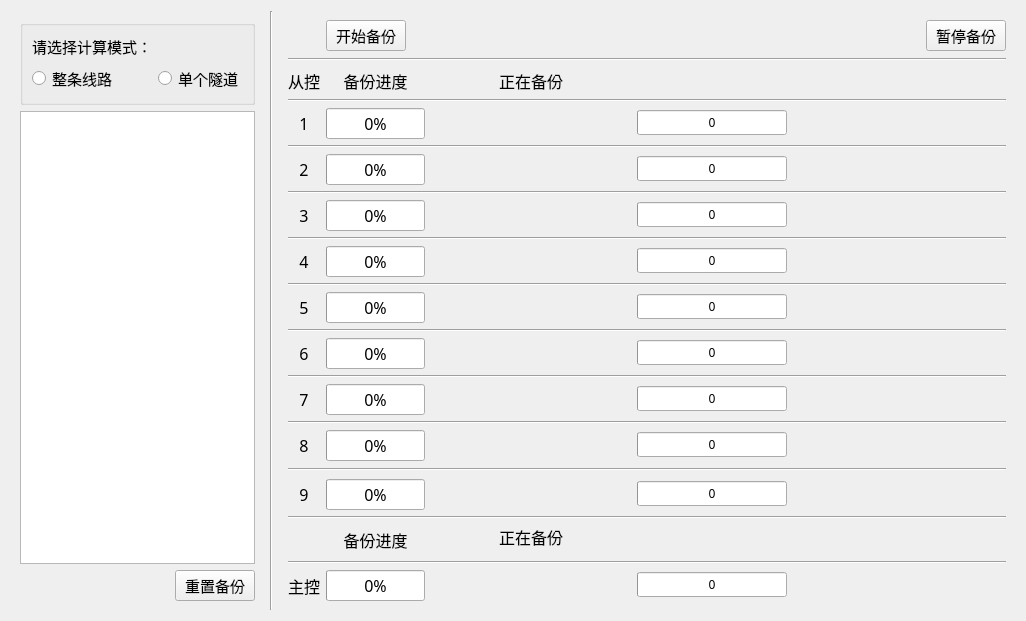
<?xml version="1.0" encoding="UTF-8"?>
<ui version="4.0">
 <class>BackupWidget</class>
 <widget class="QWidget" name="BackupWidget">
  <property name="geometry">
   <rect>
    <x>0</x>
    <y>0</y>
    <width>1017</width>
    <height>604</height>
   </rect>
  </property>
  <property name="minimumSize">
   <size>
    <width>0</width>
    <height>0</height>
   </size>
  </property>
  <property name="font">
   <font>
    <family>微软雅黑</family>
    <weight>50</weight>
    <bold>false</bold>
   </font>
  </property>
  <property name="windowTitle">
   <string>Form</string>
  </property>
  <layout class="QGridLayout" name="gridLayout_3">
   <item row="0" column="2" colspan="2">
    <widget class="QWidget" name="widget" native="true">
     <property name="font">
      <font>
       <pointsize>9</pointsize>
      </font>
     </property>
     <layout class="QGridLayout" name="gridLayout_2">
      <item row="42" column="3" rowspan="2">
       <widget class="QLabel" name="label_22">
        <property name="font">
         <font>
          <pointsize>12</pointsize>
         </font>
        </property>
        <property name="text">
         <string>备份进度</string>
        </property>
        <property name="alignment">
         <set>Qt::AlignCenter</set>
        </property>
       </widget>
      </item>
      <item row="13" column="4">
       <layout class="QGridLayout" name="gridLayout_15">
        <item row="0" column="0">
         <widget class="QLabel" name="label_back31">
          <property name="minimumSize">
           <size>
            <width>200</width>
            <height>0</height>
           </size>
          </property>
          <property name="font">
           <font>
            <family>微软雅黑</family>
            <pointsize>14</pointsize>
           </font>
          </property>
          <property name="text">
           <string/>
          </property>
         </widget>
        </item>
        <item row="0" column="3">
         <widget class="QLabel" name="label_back31_remark">
          <property name="minimumSize">
           <size>
            <width>200</width>
            <height>0</height>
           </size>
          </property>
          <property name="font">
           <font>
            <family>微软雅黑</family>
            <pointsize>14</pointsize>
           </font>
          </property>
          <property name="text">
           <string/>
          </property>
          <property name="alignment">
           <set>Qt::AlignCenter</set>
          </property>
         </widget>
        </item>
        <item row="0" column="1">
         <widget class="QProgressBar" name="progressBar_back31">
          <property name="minimumSize">
           <size>
            <width>150</width>
            <height>0</height>
           </size>
          </property>
          <property name="maximum">
           <number>100</number>
          </property>
          <property name="value">
           <number>0</number>
          </property>
          <property name="textVisible">
           <bool>true</bool>
          </property>
          <property name="invertedAppearance">
           <bool>false</bool>
          </property>
          <property name="format">
           <string>%v</string>
          </property>
         </widget>
        </item>
        <item row="0" column="2">
         <widget class="QLabel" name="fc_back31">
          <property name="minimumSize">
           <size>
            <width>0</width>
            <height>0</height>
           </size>
          </property>
          <property name="text">
           <string/>
          </property>
         </widget>
        </item>
       </layout>
      </item>
      <item row="22" column="4">
       <layout class="QGridLayout" name="gridLayout_11">
        <item row="0" column="3">
         <widget class="QLabel" name="label_back71_remark">
          <property name="minimumSize">
           <size>
            <width>200</width>
            <height>0</height>
           </size>
          </property>
          <property name="font">
           <font>
            <family>微软雅黑</family>
            <pointsize>14</pointsize>
           </font>
          </property>
          <property name="text">
           <string/>
          </property>
          <property name="alignment">
           <set>Qt::AlignCenter</set>
          </property>
         </widget>
        </item>
        <item row="0" column="1">
         <widget class="QProgressBar" name="progressBar_back71">
          <property name="minimumSize">
           <size>
            <width>150</width>
            <height>0</height>
           </size>
          </property>
          <property name="maximum">
           <number>100</number>
          </property>
          <property name="value">
           <number>0</number>
          </property>
          <property name="textVisible">
           <bool>true</bool>
          </property>
          <property name="invertedAppearance">
           <bool>false</bool>
          </property>
          <property name="format">
           <string>%v</string>
          </property>
         </widget>
        </item>
        <item row="0" column="2">
         <widget class="QLabel" name="fc_back71">
          <property name="minimumSize">
           <size>
            <width>0</width>
            <height>0</height>
           </size>
          </property>
          <property name="text">
           <string/>
          </property>
         </widget>
        </item>
        <item row="0" column="0">
         <widget class="QLabel" name="label_back71">
          <property name="minimumSize">
           <size>
            <width>200</width>
            <height>0</height>
           </size>
          </property>
          <property name="font">
           <font>
            <family>微软雅黑</family>
            <pointsize>14</pointsize>
           </font>
          </property>
          <property name="text">
           <string/>
          </property>
         </widget>
        </item>
       </layout>
      </item>
      <item row="18" column="4">
       <layout class="QGridLayout" name="gridLayout_13">
        <item row="0" column="0">
         <widget class="QLabel" name="label_back51">
          <property name="minimumSize">
           <size>
            <width>200</width>
            <height>0</height>
           </size>
          </property>
          <property name="font">
           <font>
            <family>微软雅黑</family>
            <pointsize>14</pointsize>
           </font>
          </property>
          <property name="text">
           <string/>
          </property>
         </widget>
        </item>
        <item row="0" column="3">
         <widget class="QLabel" name="label_back51_remark">
          <property name="minimumSize">
           <size>
            <width>200</width>
            <height>0</height>
           </size>
          </property>
          <property name="font">
           <font>
            <family>微软雅黑</family>
            <pointsize>14</pointsize>
           </font>
          </property>
          <property name="text">
           <string/>
          </property>
          <property name="alignment">
           <set>Qt::AlignCenter</set>
          </property>
         </widget>
        </item>
        <item row="0" column="1">
         <widget class="QProgressBar" name="progressBar_back51">
          <property name="minimumSize">
           <size>
            <width>150</width>
            <height>0</height>
           </size>
          </property>
          <property name="maximum">
           <number>100</number>
          </property>
          <property name="value">
           <number>0</number>
          </property>
          <property name="textVisible">
           <bool>true</bool>
          </property>
          <property name="invertedAppearance">
           <bool>false</bool>
          </property>
          <property name="format">
           <string>%v</string>
          </property>
         </widget>
        </item>
        <item row="0" column="2">
         <widget class="QLabel" name="fc_back51">
          <property name="minimumSize">
           <size>
            <width>0</width>
            <height>0</height>
           </size>
          </property>
          <property name="text">
           <string/>
          </property>
         </widget>
        </item>
       </layout>
      </item>
      <item row="20" column="4">
       <layout class="QGridLayout" name="gridLayout_12">
        <item row="0" column="0">
         <widget class="QLabel" name="label_back61">
          <property name="minimumSize">
           <size>
            <width>200</width>
            <height>0</height>
           </size>
          </property>
          <property name="font">
           <font>
            <family>微软雅黑</family>
            <pointsize>14</pointsize>
           </font>
          </property>
          <property name="text">
           <string/>
          </property>
         </widget>
        </item>
        <item row="0" column="3">
         <widget class="QLabel" name="label_back61_remark">
          <property name="minimumSize">
           <size>
            <width>200</width>
            <height>0</height>
           </size>
          </property>
          <property name="font">
           <font>
            <family>微软雅黑</family>
            <pointsize>14</pointsize>
           </font>
          </property>
          <property name="text">
           <string/>
          </property>
          <property name="alignment">
           <set>Qt::AlignCenter</set>
          </property>
         </widget>
        </item>
        <item row="0" column="1">
         <widget class="QProgressBar" name="progressBar_back61">
          <property name="minimumSize">
           <size>
            <width>150</width>
            <height>0</height>
           </size>
          </property>
          <property name="maximum">
           <number>100</number>
          </property>
          <property name="value">
           <number>0</number>
          </property>
          <property name="textVisible">
           <bool>true</bool>
          </property>
          <property name="invertedAppearance">
           <bool>false</bool>
          </property>
          <property name="format">
           <string>%v</string>
          </property>
         </widget>
        </item>
        <item row="0" column="2">
         <widget class="QLabel" name="fc_back61">
          <property name="minimumSize">
           <size>
            <width>0</width>
            <height>0</height>
           </size>
          </property>
          <property name="text">
           <string/>
          </property>
         </widget>
        </item>
       </layout>
      </item>
      <item row="5" column="4">
       <layout class="QGridLayout" name="gridLayout_17">
        <item row="0" column="3">
         <widget class="QLabel" name="label_back11_remark">
          <property name="minimumSize">
           <size>
            <width>200</width>
            <height>0</height>
           </size>
          </property>
          <property name="font">
           <font>
            <family>微软雅黑</family>
            <pointsize>14</pointsize>
           </font>
          </property>
          <property name="text">
           <string/>
          </property>
          <property name="alignment">
           <set>Qt::AlignCenter</set>
          </property>
         </widget>
        </item>
        <item row="0" column="1">
         <widget class="QProgressBar" name="progressBar_back11">
          <property name="minimumSize">
           <size>
            <width>150</width>
            <height>0</height>
           </size>
          </property>
          <property name="maximum">
           <number>100</number>
          </property>
          <property name="value">
           <number>0</number>
          </property>
          <property name="textVisible">
           <bool>true</bool>
          </property>
          <property name="invertedAppearance">
           <bool>false</bool>
          </property>
          <property name="format">
           <string>%v</string>
          </property>
         </widget>
        </item>
        <item row="0" column="2">
         <widget class="QLabel" name="fc_back11">
          <property name="minimumSize">
           <size>
            <width>0</width>
            <height>0</height>
           </size>
          </property>
          <property name="text">
           <string/>
          </property>
         </widget>
        </item>
        <item row="0" column="0">
         <widget class="QLabel" name="label_back11">
          <property name="minimumSize">
           <size>
            <width>200</width>
            <height>0</height>
           </size>
          </property>
          <property name="font">
           <font>
            <family>微软雅黑</family>
            <pointsize>14</pointsize>
           </font>
          </property>
          <property name="text">
           <string/>
          </property>
         </widget>
        </item>
       </layout>
      </item>
      <item row="39" column="4">
       <layout class="QGridLayout" name="gridLayout_9">
        <item row="0" column="0">
         <widget class="QLabel" name="label_back91">
          <property name="minimumSize">
           <size>
            <width>200</width>
            <height>0</height>
           </size>
          </property>
          <property name="font">
           <font>
            <family>微软雅黑</family>
            <pointsize>14</pointsize>
           </font>
          </property>
          <property name="text">
           <string/>
          </property>
         </widget>
        </item>
        <item row="0" column="3">
         <widget class="QLabel" name="label_back91_remark">
          <property name="minimumSize">
           <size>
            <width>200</width>
            <height>0</height>
           </size>
          </property>
          <property name="font">
           <font>
            <family>微软雅黑</family>
            <pointsize>14</pointsize>
           </font>
          </property>
          <property name="text">
           <string/>
          </property>
          <property name="alignment">
           <set>Qt::AlignCenter</set>
          </property>
         </widget>
        </item>
        <item row="0" column="1">
         <widget class="QProgressBar" name="progressBar_back91">
          <property name="minimumSize">
           <size>
            <width>150</width>
            <height>0</height>
           </size>
          </property>
          <property name="maximum">
           <number>100</number>
          </property>
          <property name="value">
           <number>0</number>
          </property>
          <property name="textVisible">
           <bool>true</bool>
          </property>
          <property name="invertedAppearance">
           <bool>false</bool>
          </property>
          <property name="format">
           <string>%v</string>
          </property>
         </widget>
        </item>
        <item row="0" column="2">
         <widget class="QLabel" name="fc_back91">
          <property name="minimumSize">
           <size>
            <width>0</width>
            <height>0</height>
           </size>
          </property>
          <property name="text">
           <string/>
          </property>
         </widget>
        </item>
       </layout>
      </item>
      <item row="3" column="4">
       <layout class="QHBoxLayout" name="horizontalLayout_2">
        <item>
         <widget class="QLabel" name="label_15">
          <property name="minimumSize">
           <size>
            <width>200</width>
            <height>0</height>
           </size>
          </property>
          <property name="font">
           <font>
            <family>微软雅黑</family>
            <pointsize>12</pointsize>
           </font>
          </property>
          <property name="text">
           <string>正在备份</string>
          </property>
          <property name="alignment">
           <set>Qt::AlignCenter</set>
          </property>
         </widget>
        </item>
        <item>
         <spacer name="horizontalSpacer">
          <property name="orientation">
           <enum>Qt::Horizontal</enum>
          </property>
          <property name="sizeHint" stdset="0">
           <size>
            <width>40</width>
            <height>20</height>
           </size>
          </property>
         </spacer>
        </item>
       </layout>
      </item>
      <item row="10" column="4">
       <layout class="QGridLayout" name="gridLayout_16">
        <item row="0" column="1">
         <widget class="QLabel" name="label_back21">
          <property name="minimumSize">
           <size>
            <width>200</width>
            <height>0</height>
           </size>
          </property>
          <property name="font">
           <font>
            <family>微软雅黑</family>
            <pointsize>14</pointsize>
           </font>
          </property>
          <property name="text">
           <string/>
          </property>
         </widget>
        </item>
        <item row="0" column="4">
         <widget class="QLabel" name="label_back21_remark">
          <property name="minimumSize">
           <size>
            <width>200</width>
            <height>0</height>
           </size>
          </property>
          <property name="font">
           <font>
            <family>微软雅黑</family>
            <pointsize>14</pointsize>
           </font>
          </property>
          <property name="text">
           <string/>
          </property>
          <property name="alignment">
           <set>Qt::AlignCenter</set>
          </property>
         </widget>
        </item>
        <item row="0" column="2">
         <widget class="QProgressBar" name="progressBar_back21">
          <property name="minimumSize">
           <size>
            <width>150</width>
            <height>0</height>
           </size>
          </property>
          <property name="maximum">
           <number>100</number>
          </property>
          <property name="value">
           <number>0</number>
          </property>
          <property name="textVisible">
           <bool>true</bool>
          </property>
          <property name="invertedAppearance">
           <bool>false</bool>
          </property>
          <property name="format">
           <string>%v</string>
          </property>
         </widget>
        </item>
        <item row="0" column="3">
         <widget class="QLabel" name="fc_back21">
          <property name="minimumSize">
           <size>
            <width>0</width>
            <height>0</height>
           </size>
          </property>
          <property name="text">
           <string/>
          </property>
         </widget>
        </item>
       </layout>
      </item>
      <item row="46" column="4">
       <layout class="QGridLayout" name="gridLayout_8">
        <item row="0" column="0">
         <widget class="QLabel" name="label_back01">
          <property name="minimumSize">
           <size>
            <width>200</width>
            <height>0</height>
           </size>
          </property>
          <property name="font">
           <font>
            <family>微软雅黑</family>
            <pointsize>14</pointsize>
           </font>
          </property>
          <property name="text">
           <string/>
          </property>
         </widget>
        </item>
        <item row="0" column="3">
         <widget class="QLabel" name="label_back01_remark">
          <property name="minimumSize">
           <size>
            <width>200</width>
            <height>0</height>
           </size>
          </property>
          <property name="font">
           <font>
            <family>微软雅黑</family>
            <pointsize>14</pointsize>
           </font>
          </property>
          <property name="text">
           <string/>
          </property>
          <property name="alignment">
           <set>Qt::AlignCenter</set>
          </property>
         </widget>
        </item>
        <item row="0" column="1">
         <widget class="QProgressBar" name="progressBar_back01">
          <property name="minimumSize">
           <size>
            <width>150</width>
            <height>0</height>
           </size>
          </property>
          <property name="maximum">
           <number>100</number>
          </property>
          <property name="value">
           <number>0</number>
          </property>
          <property name="textVisible">
           <bool>true</bool>
          </property>
          <property name="invertedAppearance">
           <bool>false</bool>
          </property>
          <property name="format">
           <string>%v</string>
          </property>
         </widget>
        </item>
        <item row="0" column="2">
         <widget class="QLabel" name="fc_back01">
          <property name="minimumSize">
           <size>
            <width>0</width>
            <height>0</height>
           </size>
          </property>
          <property name="text">
           <string/>
          </property>
         </widget>
        </item>
       </layout>
      </item>
      <item row="15" column="4">
       <layout class="QGridLayout" name="gridLayout_14">
        <item row="0" column="2">
         <widget class="QLabel" name="fc_back41">
          <property name="minimumSize">
           <size>
            <width>0</width>
            <height>0</height>
           </size>
          </property>
          <property name="text">
           <string/>
          </property>
         </widget>
        </item>
        <item row="0" column="3">
         <widget class="QLabel" name="label_back41_remark">
          <property name="minimumSize">
           <size>
            <width>200</width>
            <height>0</height>
           </size>
          </property>
          <property name="font">
           <font>
            <family>微软雅黑</family>
            <pointsize>14</pointsize>
           </font>
          </property>
          <property name="text">
           <string/>
          </property>
          <property name="alignment">
           <set>Qt::AlignCenter</set>
          </property>
         </widget>
        </item>
        <item row="0" column="1">
         <widget class="QProgressBar" name="progressBar_back41">
          <property name="minimumSize">
           <size>
            <width>150</width>
            <height>0</height>
           </size>
          </property>
          <property name="maximum">
           <number>100</number>
          </property>
          <property name="value">
           <number>0</number>
          </property>
          <property name="textVisible">
           <bool>true</bool>
          </property>
          <property name="invertedAppearance">
           <bool>false</bool>
          </property>
          <property name="format">
           <string>%v</string>
          </property>
         </widget>
        </item>
        <item row="0" column="0">
         <widget class="QLabel" name="label_back41">
          <property name="minimumSize">
           <size>
            <width>200</width>
            <height>0</height>
           </size>
          </property>
          <property name="font">
           <font>
            <family>微软雅黑</family>
            <pointsize>14</pointsize>
           </font>
          </property>
          <property name="text">
           <string/>
          </property>
         </widget>
        </item>
       </layout>
      </item>
      <item row="33" column="4">
       <layout class="QGridLayout" name="gridLayout_10">
        <item row="0" column="0">
         <widget class="QLabel" name="label_back81">
          <property name="minimumSize">
           <size>
            <width>200</width>
            <height>0</height>
           </size>
          </property>
          <property name="font">
           <font>
            <family>微软雅黑</family>
            <pointsize>14</pointsize>
           </font>
          </property>
          <property name="text">
           <string/>
          </property>
         </widget>
        </item>
        <item row="0" column="3">
         <widget class="QLabel" name="label_back81_remark">
          <property name="minimumSize">
           <size>
            <width>200</width>
            <height>0</height>
           </size>
          </property>
          <property name="font">
           <font>
            <family>微软雅黑</family>
            <pointsize>14</pointsize>
           </font>
          </property>
          <property name="text">
           <string/>
          </property>
          <property name="alignment">
           <set>Qt::AlignCenter</set>
          </property>
         </widget>
        </item>
        <item row="0" column="1">
         <widget class="QProgressBar" name="progressBar_back81">
          <property name="minimumSize">
           <size>
            <width>150</width>
            <height>0</height>
           </size>
          </property>
          <property name="maximum">
           <number>100</number>
          </property>
          <property name="value">
           <number>0</number>
          </property>
          <property name="textVisible">
           <bool>true</bool>
          </property>
          <property name="invertedAppearance">
           <bool>false</bool>
          </property>
          <property name="format">
           <string>%v</string>
          </property>
         </widget>
        </item>
        <item row="0" column="2">
         <widget class="QLabel" name="fc_back81">
          <property name="minimumSize">
           <size>
            <width>0</width>
            <height>0</height>
           </size>
          </property>
          <property name="text">
           <string/>
          </property>
         </widget>
        </item>
       </layout>
      </item>
      <item row="39" column="3">
       <widget class="QProgressBar" name="progressBar_back9">
        <property name="font">
         <font>
          <pointsize>12</pointsize>
         </font>
        </property>
        <property name="value">
         <number>0</number>
        </property>
       </widget>
      </item>
      <item row="20" column="2">
       <widget class="QLabel" name="label_9">
        <property name="font">
         <font>
          <family>微软雅黑</family>
          <pointsize>12</pointsize>
         </font>
        </property>
        <property name="text">
         <string>6</string>
        </property>
        <property name="alignment">
         <set>Qt::AlignCenter</set>
        </property>
       </widget>
      </item>
      <item row="39" column="2">
       <widget class="QLabel" name="label_12">
        <property name="font">
         <font>
          <family>微软雅黑</family>
          <pointsize>12</pointsize>
         </font>
        </property>
        <property name="text">
         <string>9</string>
        </property>
        <property name="alignment">
         <set>Qt::AlignCenter</set>
        </property>
       </widget>
      </item>
      <item row="15" column="3">
       <widget class="QProgressBar" name="progressBar_back4">
        <property name="font">
         <font>
          <pointsize>12</pointsize>
         </font>
        </property>
        <property name="value">
         <number>0</number>
        </property>
       </widget>
      </item>
      <item row="8" column="2" colspan="3">
       <widget class="Line" name="line_17">
        <property name="orientation">
         <enum>Qt::Horizontal</enum>
        </property>
       </widget>
      </item>
      <item row="46" column="3">
       <widget class="QProgressBar" name="progressBar_backmaster">
        <property name="font">
         <font>
          <pointsize>12</pointsize>
         </font>
        </property>
        <property name="value">
         <number>0</number>
        </property>
       </widget>
      </item>
      <item row="13" column="2">
       <widget class="QLabel" name="label_6">
        <property name="font">
         <font>
          <family>微软雅黑</family>
          <pointsize>12</pointsize>
         </font>
        </property>
        <property name="text">
         <string>3</string>
        </property>
        <property name="alignment">
         <set>Qt::AlignCenter</set>
        </property>
       </widget>
      </item>
      <item row="10" column="2">
       <widget class="QLabel" name="label_5">
        <property name="font">
         <font>
          <family>微软雅黑</family>
          <pointsize>12</pointsize>
         </font>
        </property>
        <property name="text">
         <string>2</string>
        </property>
        <property name="alignment">
         <set>Qt::AlignCenter</set>
        </property>
       </widget>
      </item>
      <item row="1" column="2" rowspan="2" colspan="3">
       <widget class="Line" name="line_33">
        <property name="orientation">
         <enum>Qt::Horizontal</enum>
        </property>
       </widget>
      </item>
      <item row="33" column="2">
       <widget class="QLabel" name="label_11">
        <property name="font">
         <font>
          <family>微软雅黑</family>
          <pointsize>12</pointsize>
         </font>
        </property>
        <property name="text">
         <string>8</string>
        </property>
        <property name="alignment">
         <set>Qt::AlignCenter</set>
        </property>
       </widget>
      </item>
      <item row="16" column="2" colspan="3">
       <widget class="Line" name="line_20">
        <property name="orientation">
         <enum>Qt::Horizontal</enum>
        </property>
       </widget>
      </item>
      <item row="15" column="2">
       <widget class="QLabel" name="label_7">
        <property name="font">
         <font>
          <family>微软雅黑</family>
          <pointsize>12</pointsize>
         </font>
        </property>
        <property name="text">
         <string>4</string>
        </property>
        <property name="alignment">
         <set>Qt::AlignCenter</set>
        </property>
       </widget>
      </item>
      <item row="3" column="2">
       <widget class="QLabel" name="label">
        <property name="font">
         <font>
          <family>微软雅黑</family>
          <pointsize>12</pointsize>
         </font>
        </property>
        <property name="text">
         <string>从控</string>
        </property>
        <property name="alignment">
         <set>Qt::AlignCenter</set>
        </property>
       </widget>
      </item>
      <item row="19" column="2" colspan="3">
       <widget class="Line" name="line_21">
        <property name="orientation">
         <enum>Qt::Horizontal</enum>
        </property>
       </widget>
      </item>
      <item row="13" column="3">
       <widget class="QProgressBar" name="progressBar_back3">
        <property name="font">
         <font>
          <pointsize>12</pointsize>
         </font>
        </property>
        <property name="value">
         <number>0</number>
        </property>
       </widget>
      </item>
      <item row="18" column="3">
       <widget class="QProgressBar" name="progressBar_back5">
        <property name="font">
         <font>
          <pointsize>12</pointsize>
         </font>
        </property>
        <property name="value">
         <number>0</number>
        </property>
       </widget>
      </item>
      <item row="3" column="3">
       <widget class="QLabel" name="label_3">
        <property name="font">
         <font>
          <family>微软雅黑</family>
          <pointsize>12</pointsize>
         </font>
        </property>
        <property name="text">
         <string>备份进度</string>
        </property>
        <property name="alignment">
         <set>Qt::AlignCenter</set>
        </property>
       </widget>
      </item>
      <item row="4" column="2" colspan="3">
       <widget class="Line" name="line_16">
        <property name="orientation">
         <enum>Qt::Horizontal</enum>
        </property>
       </widget>
      </item>
      <item row="18" column="2">
       <widget class="QLabel" name="label_8">
        <property name="font">
         <font>
          <family>微软雅黑</family>
          <pointsize>12</pointsize>
         </font>
        </property>
        <property name="text">
         <string>5</string>
        </property>
        <property name="alignment">
         <set>Qt::AlignCenter</set>
        </property>
       </widget>
      </item>
      <item row="33" column="3">
       <widget class="QProgressBar" name="progressBar_back8">
        <property name="font">
         <font>
          <pointsize>12</pointsize>
         </font>
        </property>
        <property name="value">
         <number>0</number>
        </property>
       </widget>
      </item>
      <item row="5" column="3">
       <widget class="QProgressBar" name="progressBar_back1">
        <property name="font">
         <font>
          <pointsize>12</pointsize>
         </font>
        </property>
        <property name="value">
         <number>0</number>
        </property>
       </widget>
      </item>
      <item row="46" column="2">
       <widget class="QLabel" name="label_19">
        <property name="font">
         <font>
          <pointsize>12</pointsize>
         </font>
        </property>
        <property name="text">
         <string>主控</string>
        </property>
        <property name="alignment">
         <set>Qt::AlignCenter</set>
        </property>
       </widget>
      </item>
      <item row="0" column="3" colspan="2">
       <layout class="QHBoxLayout" name="horizontalLayout">
        <item>
         <widget class="QPushButton" name="startBackupButton">
          <property name="font">
           <font>
            <family>微软雅黑</family>
            <pointsize>11</pointsize>
           </font>
          </property>
          <property name="text">
           <string>开始备份</string>
          </property>
          <property name="icon">
           <iconset resource="../../resource/player.qrc">
            <normaloff>:/player/player_play.png</normaloff>:/player/player_play.png</iconset>
          </property>
         </widget>
        </item>
        <item>
         <spacer name="horizontalSpacer_6">
          <property name="font">
           <font>
            <pointsize>9</pointsize>
           </font>
          </property>
          <property name="orientation">
           <enum>Qt::Horizontal</enum>
          </property>
          <property name="sizeHint" stdset="0">
           <size>
            <width>48</width>
            <height>20</height>
           </size>
          </property>
         </spacer>
        </item>
        <item>
         <widget class="QPushButton" name="stopBackupButton">
          <property name="font">
           <font>
            <family>微软雅黑</family>
            <pointsize>11</pointsize>
           </font>
          </property>
          <property name="text">
           <string>暂停备份</string>
          </property>
          <property name="icon">
           <iconset resource="../../resource/player.qrc">
            <normaloff>:/player/player_stop.png</normaloff>:/player/player_stop.png</iconset>
          </property>
         </widget>
        </item>
       </layout>
      </item>
      <item row="14" column="2" colspan="3">
       <widget class="Line" name="line_19">
        <property name="orientation">
         <enum>Qt::Horizontal</enum>
        </property>
       </widget>
      </item>
      <item row="20" column="3">
       <widget class="QProgressBar" name="progressBar_back6">
        <property name="font">
         <font>
          <pointsize>12</pointsize>
         </font>
        </property>
        <property name="value">
         <number>0</number>
        </property>
       </widget>
      </item>
      <item row="21" column="2" colspan="3">
       <widget class="Line" name="line_22">
        <property name="orientation">
         <enum>Qt::Horizontal</enum>
        </property>
       </widget>
      </item>
      <item row="5" column="2">
       <widget class="QLabel" name="label_4">
        <property name="font">
         <font>
          <family>微软雅黑</family>
          <pointsize>12</pointsize>
         </font>
        </property>
        <property name="text">
         <string>1</string>
        </property>
        <property name="alignment">
         <set>Qt::AlignCenter</set>
        </property>
       </widget>
      </item>
      <item row="22" column="3">
       <widget class="QProgressBar" name="progressBar_back7">
        <property name="font">
         <font>
          <pointsize>12</pointsize>
         </font>
        </property>
        <property name="value">
         <number>0</number>
        </property>
       </widget>
      </item>
      <item row="41" column="2" colspan="3">
       <widget class="Line" name="line_6">
        <property name="orientation">
         <enum>Qt::Horizontal</enum>
        </property>
       </widget>
      </item>
      <item row="32" column="2" colspan="3">
       <widget class="Line" name="line_23">
        <property name="orientation">
         <enum>Qt::Horizontal</enum>
        </property>
       </widget>
      </item>
      <item row="45" column="2" colspan="3">
       <widget class="Line" name="line_7">
        <property name="orientation">
         <enum>Qt::Horizontal</enum>
        </property>
       </widget>
      </item>
      <item row="22" column="2">
       <widget class="QLabel" name="label_10">
        <property name="font">
         <font>
          <family>微软雅黑</family>
          <pointsize>12</pointsize>
         </font>
        </property>
        <property name="text">
         <string>7</string>
        </property>
        <property name="alignment">
         <set>Qt::AlignCenter</set>
        </property>
       </widget>
      </item>
      <item row="12" column="2" colspan="3">
       <widget class="Line" name="line_18">
        <property name="orientation">
         <enum>Qt::Horizontal</enum>
        </property>
       </widget>
      </item>
      <item row="36" column="2" rowspan="2" colspan="3">
       <widget class="Line" name="line_24">
        <property name="orientation">
         <enum>Qt::Horizontal</enum>
        </property>
       </widget>
      </item>
      <item row="42" column="4">
       <layout class="QHBoxLayout" name="horizontalLayout_3">
        <item>
         <widget class="QLabel" name="label_21">
          <property name="minimumSize">
           <size>
            <width>200</width>
            <height>0</height>
           </size>
          </property>
          <property name="font">
           <font>
            <pointsize>12</pointsize>
           </font>
          </property>
          <property name="text">
           <string>正在备份</string>
          </property>
          <property name="alignment">
           <set>Qt::AlignCenter</set>
          </property>
         </widget>
        </item>
        <item>
         <spacer name="horizontalSpacer_2">
          <property name="orientation">
           <enum>Qt::Horizontal</enum>
          </property>
          <property name="sizeHint" stdset="0">
           <size>
            <width>40</width>
            <height>20</height>
           </size>
          </property>
         </spacer>
        </item>
       </layout>
      </item>
      <item row="10" column="3">
       <widget class="QProgressBar" name="progressBar_back2">
        <property name="font">
         <font>
          <pointsize>12</pointsize>
         </font>
        </property>
        <property name="value">
         <number>0</number>
        </property>
       </widget>
      </item>
     </layout>
    </widget>
   </item>
   <item row="0" column="0">
    <widget class="QWidget" name="widget_2" native="true">
     <property name="maximumSize">
      <size>
       <width>410</width>
       <height>16777215</height>
      </size>
     </property>
     <layout class="QVBoxLayout" name="verticalLayout">
      <item>
       <widget class="QGroupBox" name="groupBox">
        <property name="font">
         <font>
          <pointsize>11</pointsize>
         </font>
        </property>
        <property name="title">
         <string/>
        </property>
        <layout class="QGridLayout" name="gridLayout">
         <item row="1" column="0">
          <widget class="QRadioButton" name="line_radioButton">
           <property name="font">
            <font>
             <family>微软雅黑</family>
             <pointsize>11</pointsize>
            </font>
           </property>
           <property name="text">
            <string>整条线路</string>
           </property>
          </widget>
         </item>
         <item row="1" column="1">
          <widget class="QRadioButton" name="tunnel_radioButton">
           <property name="font">
            <font>
             <family>微软雅黑</family>
             <pointsize>11</pointsize>
            </font>
           </property>
           <property name="text">
            <string>单个隧道</string>
           </property>
          </widget>
         </item>
         <item row="0" column="0">
          <widget class="QLabel" name="label_31">
           <property name="font">
            <font>
             <family>微软雅黑</family>
             <pointsize>11</pointsize>
            </font>
           </property>
           <property name="text">
            <string>请选择计算模式：</string>
           </property>
          </widget>
         </item>
        </layout>
       </widget>
      </item>
      <item>
       <widget class="QTableWidget" name="actualTasksWidget">
        <property name="maximumSize">
         <size>
          <width>400</width>
          <height>16777215</height>
         </size>
        </property>
        <property name="font">
         <font>
          <family>微软雅黑</family>
          <pointsize>10</pointsize>
         </font>
        </property>
        <property name="autoScrollMargin">
         <number>8</number>
        </property>
        <property name="verticalScrollMode">
         <enum>QAbstractItemView::ScrollPerPixel</enum>
        </property>
        <property name="horizontalScrollMode">
         <enum>QAbstractItemView::ScrollPerPixel</enum>
        </property>
       </widget>
      </item>
      <item>
       <layout class="QHBoxLayout" name="horizontalLayout_4">
        <item>
         <spacer name="horizontalSpacer_7">
          <property name="orientation">
           <enum>Qt::Horizontal</enum>
          </property>
          <property name="sizeHint" stdset="0">
           <size>
            <width>40</width>
            <height>20</height>
           </size>
          </property>
         </spacer>
        </item>
        <item>
         <widget class="QPushButton" name="resetButton">
          <property name="font">
           <font>
            <pointsize>11</pointsize>
           </font>
          </property>
          <property name="text">
           <string>重置备份</string>
          </property>
         </widget>
        </item>
       </layout>
      </item>
     </layout>
    </widget>
   </item>
   <item row="0" column="1">
    <widget class="Line" name="line">
     <property name="orientation">
      <enum>Qt::Vertical</enum>
     </property>
    </widget>
   </item>
  </layout>
 </widget>
 <resources>
  <include location="../../resource/player.qrc"/>
 </resources>
 <connections/>
</ui>
